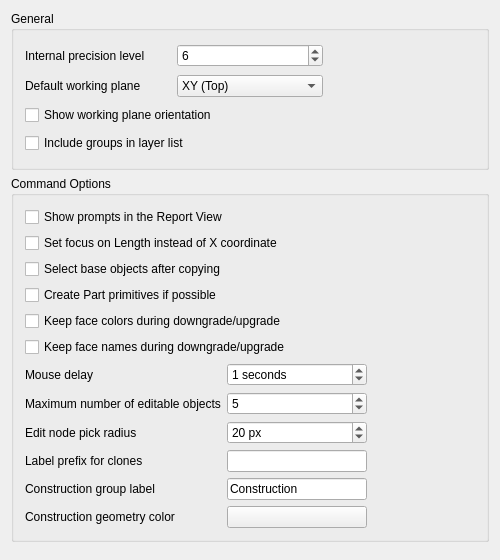
<?xml version="1.0" encoding="UTF-8"?>
<ui version="4.0">
 <class>Gui::Dialog::DlgSettingsDraft</class>
 <widget class="QWidget" name="Gui::Dialog::DlgSettingsDraft">
  <property name="geometry">
   <rect>
    <x>0</x>
    <y>0</y>
    <width>500</width>
    <height>560</height>
   </rect>
  </property>
  <property name="windowTitle">
   <string>General</string>
  </property>
  <layout class="QVBoxLayout">
   <item>
    <widget class="QGroupBox" name="groupBox_1">
     <property name="title">
      <string>General</string>
     </property>
     <layout class="QGridLayout" name="gridLayout_1">
      <item row="0" column="0">
       <widget class="QLabel" name="label_precision">
        <property name="text">
         <string>Internal precision level</string>
        </property>
       </widget>
      </item>
      <item row="0" column="1">
       <widget class="Gui::PrefSpinBox" name="spinBox_precision">
        <property name="minimumSize">
         <size>
          <width>140</width>
          <height>0</height>
         </size>
        </property>
        <property name="toolTip">
         <string>The number of decimals used in internal coordinate operations (for example 3 = 0.001).
Values between 6 and 8 are usually considered the best trade-off.</string>
        </property>
        <property name="maximum">
         <number>10</number>
        </property>
        <property name="value">
         <number>6</number>
        </property>
        <property name="prefEntry" stdset="0">
         <cstring>precision</cstring>
        </property>
        <property name="prefPath" stdset="0">
         <cstring>Mod/Draft</cstring>
        </property>
       </widget>
      </item>
      <item row="0" column="2">
       <spacer name="horizontalSpacer_1">
        <property name="orientation">
         <enum>Qt::Horizontal</enum>
        </property>
       </spacer>
      </item>
      <item row="1" column="0">
       <widget class="QLabel" name="label_defaultWP">
        <property name="text">
         <string>Default working plane</string>
        </property>
       </widget>
      </item>
      <item row="1" column="1">
       <widget class="Gui::PreauracadomboBox" name="comboBox_defaultWP">
        <property name="toolTip">
         <string>The default working plane for new views. If set to &quot;Automatic&quot; the working plane
will automatically align with the current view whenever a command is started.
Additionally it will align to preselected planar faces, or when points on planar
faces are picked during commands.</string>
        </property>
        <property name="currentIndex">
         <number>1</number>
        </property>
        <property name="prefEntry" stdset="0">
         <cstring>defaultWP</cstring>
        </property>
        <property name="prefPath" stdset="0">
         <cstring>Mod/Draft</cstring>
        </property>
        <item>
         <property name="text">
          <string>Automatic</string>
         </property>
        </item>
        <item>
         <property name="text">
          <string>XY (Top)</string>
         </property>
        </item>
        <item>
         <property name="text">
          <string>XZ (Front)</string>
         </property>
        </item>
        <item>
         <property name="text">
          <string>YZ (Side)</string>
         </property>
        </item>
       </widget>
      </item>
      <item row="2" column="0" colspan="3">
       <widget class="Gui::PreauracadheckBox" name="checkBox_showPlaneTracker">
        <property name="toolTip">
         <string>If checked, a widget indicating the current working
plane orientation appears when picking points</string>
        </property>
        <property name="text">
         <string>Show working plane orientation</string>
        </property>
        <property name="prefEntry" stdset="0">
         <cstring>showPlaneTracker</cstring>
        </property>
        <property name="prefPath" stdset="0">
         <cstring>Mod/Draft</cstring>
        </property>
       </widget>
      </item>
      <item row="3" column="0" colspan="3">
       <widget class="Gui::PreauracadheckBox" name="checkBox_AutogroupAddGroups">
        <property name="toolTip">
         <string>If checked, the layers drop-down list also includes groups.
Objects can then automatically be added to groups as well.</string>
        </property>
        <property name="text">
         <string>Include groups in layer list</string>
        </property>
        <property name="prefEntry" stdset="0">
         <cstring>AutogroupAddGroups</cstring>
        </property>
        <property name="prefPath" stdset="0">
         <cstring>Mod/Draft</cstring>
        </property>
       </widget>
      </item>
     </layout>
    </widget>
   </item>
   <item>
    <widget class="QGroupBox" name="groupBox_2">
     <property name="title">
      <string>Command Options</string>
     </property>
     <layout class="QGridLayout" name="gridLayout_2">
      <item row="0" column="0" colspan="3">
       <widget class="Gui::PreauracadheckBox" name="checkBox_ToolMessages">
        <property name="toolTip">
         <string>If checked, instructions are displayed in the Report View when using Draft commands</string>
        </property>
        <property name="text">
         <string>Show prompts in the Report View</string>
        </property>
        <property name="prefEntry" stdset="0">
         <cstring>ToolMessages</cstring>
        </property>
        <property name="prefPath" stdset="0">
         <cstring>Mod/Draft</cstring>
        </property>
       </widget>
      </item>
      <item row="1" column="0" colspan="3">
       <widget class="Gui::PreauracadheckBox" name="checkBox_focusOnLength">
        <property name="toolTip">
         <string>If checked, Length input, instead of the X coordinate, will have the initial focus.
This allows indicating a direction and then type a distance.</string>
        </property>
        <property name="text">
         <string>Set focus on Length instead of X coordinate</string>
        </property>
        <property name="prefEntry" stdset="0">
         <cstring>focusOnLength</cstring>
        </property>
        <property name="prefPath" stdset="0">
         <cstring>Mod/Draft</cstring>
        </property>
       </widget>
      </item>
      <item row="2" column="0" colspan="3">
       <widget class="Gui::PreauracadheckBox" name="checkBox_selectBaseObjects">
        <property name="toolTip">
         <string>If checked, base objects, instead of created copies, are selected after copying</string>
        </property>
        <property name="text">
         <string>Select base objects after copying</string>
        </property>
        <property name="prefEntry" stdset="0">
         <cstring>selectBaseObjects</cstring>
        </property>
        <property name="prefPath" stdset="0">
         <cstring>Mod/Draft</cstring>
        </property>
       </widget>
      </item>
      <item row="3" column="0" colspan="3">
       <widget class="Gui::PreauracadheckBox" name="checkBox_UsePartPrimitives">
        <property name="toolTip">
         <string>If checked, Draft commands will create Part primitives instead of Draft objects.
Note that this is not fully supported, and many objects will not be editable with
Draft modification commands.</string>
        </property>
        <property name="text">
         <string>Create Part primitives if possible</string>
        </property>
        <property name="prefEntry" stdset="0">
         <cstring>UsePartPrimitives</cstring>
        </property>
        <property name="prefPath" stdset="0">
         <cstring>Mod/Draft</cstring>
        </property>
       </widget>
      </item>
      <item row="4" column="0" colspan="3">
       <widget class="Gui::PreauracadheckBox" name="checkBox_preserveFaceColor">
        <property name="toolTip">
         <string>If checked, Draft Downgrade and Draft Upgrade will keep face colors.
Only for the splitFaces and makeShell options.</string>
        </property>
        <property name="text">
         <string>Keep face colors during downgrade/upgrade</string>
        </property>
        <property name="prefEntry" stdset="0">
         <cstring>preserveFaceColor</cstring>
        </property>
        <property name="prefPath" stdset="0">
         <cstring>Mod/Draft</cstring>
        </property>
       </widget>
      </item>
      <item row="5" column="0" colspan="3">
       <widget class="Gui::PreauracadheckBox" name="checkBox_preserveFaceNames">
        <property name="toolTip">
         <string>If checked, Draft Downgrade and Draft Upgrade will keep face names.
Only for the splitFaces and makeShell options.</string>
        </property>
        <property name="text">
         <string>Keep face names during downgrade/upgrade</string>
        </property>
        <property name="prefEntry" stdset="0">
         <cstring>preserveFaceNames</cstring>
        </property>
        <property name="prefPath" stdset="0">
         <cstring>Mod/Draft</cstring>
        </property>
       </widget>
      </item>
      <item row="6" column="0">
       <widget class="QLabel" name="label_MouseDelay">
        <property name="text">
         <string>Mouse delay</string>
        </property>
       </widget>
      </item>
      <item row="6" column="1">
       <widget class="Gui::PrefSpinBox" name="spinBox_MouseDelay">
        <property name="toolTip">
         <string>This is a delay during which the mouse is inactive, after entering numbers
manually in any of the coordinate fields. Setting this to 0 disables the delay.
If a delay of 1 is set, after entering a numeric value, the mouse will not
update the field anymore during one second, to avoid moving the mouse
accidentally and modifying the entered value.</string>
        </property>
        <property name="suffix">
         <string> seconds</string>
        </property>
        <property name="maximum">
         <number>10000</number>
        </property>
        <property name="value">
         <number>1</number>
        </property>
        <property name="prefEntry" stdset="0">
         <cstring>MouseDelay</cstring>
        </property>
        <property name="prefPath" stdset="0">
         <cstring>Mod/Draft</cstring>
        </property>
       </widget>
      </item>
      <item row="6" column="2">
       <spacer name="horizontalSpacer_2">
        <property name="orientation">
         <enum>Qt::Horizontal</enum>
        </property>
       </spacer>
      </item>
      <item row="7" column="0">
       <widget class="QLabel" name="label_DraftEditMaxObjects">
        <property name="text">
         <string>Maximum number of editable objects</string>
        </property>
       </widget>
      </item>
      <item row="7" column="1">
       <widget class="Gui::PrefSpinBox" name="spinBox_DraftEditMaxObjects">
        <property name="toolTip">
         <string>The maximum number of objects Draft Edit is allowed to process at the same time</string>
        </property>
        <property name="minimum">
         <number>1</number>
        </property>
        <property name="maximum">
         <number>25</number>
        </property>
        <property name="value">
         <number>5</number>
        </property>
        <property name="displayIntegerBase">
         <number>10</number>
        </property>
        <property name="prefEntry" stdset="0">
         <cstring>DraftEditMaxObjects</cstring>
        </property>
        <property name="prefPath" stdset="0">
         <cstring>Mod/Draft</cstring>
        </property>
       </widget>
      </item>
      <item row="8" column="0">
       <widget class="QLabel" name="label_DraftEditPickRadius">
        <property name="text">
         <string>Edit node pick radius</string>
        </property>
       </widget>
      </item>
      <item row="8" column="1">
       <widget class="Gui::PrefSpinBox" name="spinBox_DraftEditPickRadius">
        <property name="toolTip">
         <string>The pick radius of edit nodes</string>
        </property>
        <property name="suffix">
         <string> px</string>
        </property>
        <property name="minimum">
         <number>1</number>
        </property>
        <property name="value">
         <number>20</number>
        </property>
        <property name="prefEntry" stdset="0">
         <cstring>DraftEditPickRadius</cstring>
        </property>
        <property name="prefPath" stdset="0">
         <cstring>Mod/Draft</cstring>
        </property>
       </widget>
      </item>
      <item row="9" column="0">
       <widget class="QLabel" name="label_ClonePrefix">
        <property name="text">
         <string>Label prefix for clones</string>
        </property>
       </widget>
      </item>
      <item row="9" column="1">
       <widget class="Gui::PrefLineEdit" name="lineEdit_ClonePrefix">
        <property name="maximumSize">
         <size>
          <width>140</width>
          <height>16777215</height>
         </size>
        </property>
        <property name="toolTip">
         <string>The default prefix added to the label of new clones</string>
        </property>
        <property name="text">
         <string/>
        </property>
        <property name="prefEntry" stdset="0">
         <cstring>ClonePrefix</cstring>
        </property>
        <property name="prefPath" stdset="0">
         <cstring>Mod/Draft</cstring>
        </property>
       </widget>
      </item>
      <item row="10" column="0">
       <widget class="QLabel" name="label_constructiongroupname">
        <property name="text">
         <string>Construction group label</string>
        </property>
       </widget>
      </item>
      <item row="10" column="1">
       <widget class="Gui::PrefLineEdit" name="lineEdit_constructiongroupname">
        <property name="maximumSize">
         <size>
          <width>140</width>
          <height>16777215</height>
         </size>
        </property>
        <property name="toolTip">
         <string>The default label for the construction geometry group</string>
        </property>
        <property name="text">
         <string>Construction</string>
        </property>
        <property name="prefEntry" stdset="0">
         <cstring>constructiongroupname</cstring>
        </property>
        <property name="prefPath" stdset="0">
         <cstring>Mod/Draft</cstring>
        </property>
       </widget>
      </item>
      <item row="11" column="0">
       <widget class="QLabel" name="label_constructioncolor">
        <property name="text">
         <string>Construction geometry color</string>
        </property>
       </widget>
      </item>
      <item row="11" column="1">
       <widget class="Gui::PreauracadolorButton" name="colorButton_constructioncolor">
        <property name="toolTip">
         <string>The default color for Draft objects in construction mode</string>
        </property>
        <property name="color" stdset="0">
         <color>
          <red>44</red>
          <green>125</green>
          <blue>255</blue>
         </color>
        </property>
        <property name="prefEntry" stdset="0">
         <cstring>constructioncolor</cstring>
        </property>
        <property name="prefPath" stdset="0">
         <cstring>Mod/Draft</cstring>
        </property>
       </widget>
      </item>
     </layout>
    </widget>
   </item>
   <item>
    <spacer name="verticalSpacer_1">
     <property name="orientation">
      <enum>Qt::Vertical</enum>
     </property>
    </spacer>
   </item>
  </layout>
 </widget>
 <layoutdefault spacing="6" margin="11"/>
 <customwidgets>
  <customwidget>
   <class>Gui::PreauracadheckBox</class>
   <extends>QCheckBox</extends>
   <header>Gui/PrefWidgets.h</header>
  </customwidget>
  <customwidget>
   <class>Gui::PrefLineEdit</class>
   <extends>QLineEdit</extends>
   <header>Gui/PrefWidgets.h</header>
  </customwidget>
  <customwidget>
   <class>Gui::PreauracadomboBox</class>
   <extends>QComboBox</extends>
   <header>Gui/PrefWidgets.h</header>
  </customwidget>
  <customwidget>
   <class>Gui::PrefSpinBox</class>
   <extends>QSpinBox</extends>
   <header>Gui/PrefWidgets.h</header>
  </customwidget>
  <customwidget>
   <class>Gui::ColorButton</class>
   <extends>QPushButton</extends>
   <header>Gui/Widgets.h</header>
  </customwidget>
  <customwidget>
   <class>Gui::PreauracadolorButton</class>
   <extends>Gui::ColorButton</extends>
   <header>Gui/PrefWidgets.h</header>
  </customwidget>
 </customwidgets>
 <resources/>
 <connections/>
</ui>
